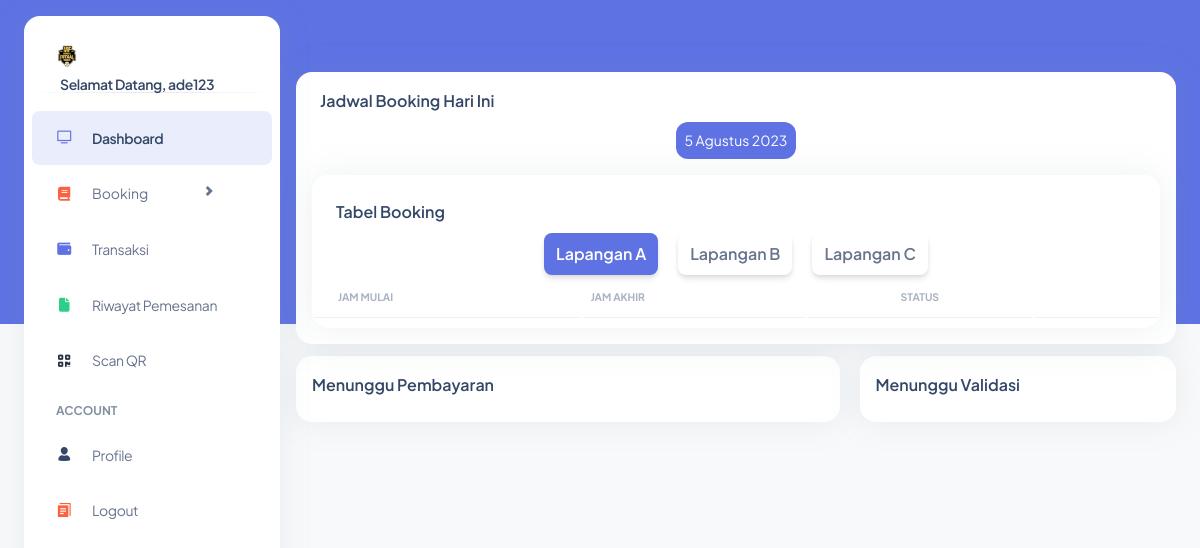
The page /index.php?page=dashboard (signed in) on the database its author committed.
### tables this page shows
CREATE TABLE `tbl_fields` (
  `id_field` int(11) NOT NULL,
  `field_code` text NOT NULL,
  `field_name` varchar(30) NOT NULL,
  `status` enum('Aktif','Tidak Aktif') NOT NULL,
  `qrcode` text DEFAULT NULL
);

### services/database.php (called while the page is built, shortened)
<?php
 class Database{
    protected $user = "root";
    protected $pass = "";
    protected $server = "localhost";
    protected $database = "murdaz_futsal";
    public function __construct()
    {
        $this->connect = mysqli_connect($this->server, $this->user, $this->pass, $this->database);
    }
 }
?>

### core/FieldController.php (called while the page is built, shortened)
<?php
$root = dirname(__DIR__);
include_once "$root/services/database.php";
class FieldController extends Database{
    public function get_field($request = ""){
        if ($request) {
            $query = mysqli_query($this->connect, "select * from tbl_fields where status = '$request'");
            while($row = mysqli_fetch_array($query)){
                $result[] = $row;
            }
            return $result ?? [];
        }
        return $result ?? [];
    }
}
?>

### pages/dashboard.php (the view, shortened to what this page needs)
<?php
  include_once "./layouts/main-header.php";
  include_once "./layouts/main-sidebar.php";
  include_once "./core/TransactionController.php";
  include_once "./core/FieldController.php";
  $field = new FieldController();
  $field_result = $field->get_field("Aktif");
?>
<body class="m-0 font-sans text-base antialiased font-normal dark:bg-slate-900 leading-default bg-gray-50 text-slate-500">
    <main class="relative h-full max-h-screen transition-all duration-200 ease-in-out xl:ml-68 rounded-xl">
      <div class="w-full px-6 py-6 mx-auto">
        <div class="flex flex-col mt-6 -mx-3">
          <div class="w-full max-w-full px-3 mt-0 lg:w-12/12 lg:flex-none">
            <div class="border-black/12.5 dark:bg-slate-850 dark:shadow-dark-xl shadow-xl relative z-20 flex min-w-0 flex-col break-words rounded-2xl border-0 border-solid bg-white bg-clip-border">
              <div class="border-black/12.5 mb-0 rounded-t-2xl border-b-0 border-solid p-6 pt-4 pb-0">
                <h6 class="capitalize dark:text-white">Jadwal Booking Hari ini</h6>
                <p id="date-booking" class=" mb-0 text-sm leading-normal py-2 px-2 rounded-3 text-white dark:opacity-60 text-center mx-auto bg-[#5E72E4]" style="width: 120px;">
                </p>
              </div>
              <div class="flex-auto p-4">
              <div class="relative flex flex-col w-full min-w-0 mb-0 break-words bg-white border-0 border-transparent border-solid shadow-xl rounded-2xl bg-clip-border">
                  <div class="p-6 pb-0 mb-0 bg-white rounded-t-2xl">
                    <h6>Tabel Booking</h6>
                  </div>
                  <div class="flex-auto px-0 pt-0 pb-2">
                    <div class="p-0 overflow-x-auto">
                      <div class="mx-auto flex justify-center gap-5 ">
                      <?php
                          foreach ($field_result as $field) {
                        ?>
                          <button onclick="changeField(this,<?= $field['id_field'] ?>)" class="btn-field text-slate-500 py-2 px-3  shadow-sm rounded-2 font-semibold"><?= $field['field_name']; ?></button>
                      <?php }?>
                      </div>
                      <table class="items-center w-full mb-0 align-top border-gray-200 text-slate-500">
                        <thead class="align-bottom">
                          <tr>
                            <th class="px-6 py-3 font-bold text-left uppercase align-middle bg-transparent border-b border-gray-200 shadow-none text-xxs border-b-solid tracking-none whitespace-nowrap text-slate-400 opacity-70">Jam Mulai</th>
                            <th class="px-6 py-3 pl-2 font-bold text-left uppercase align-middle bg-transparent border-b border-gray-200 shadow-none text-xxs border-b-solid tracking-none whitespace-nowrap text-slate-400 opacity-70">Jam Akhir</th>
                            <th class="px-6 py-3 font-bold text-center uppercase align-middle bg-transparent border-b border-gray-200 shadow-none text-xxs border-b-solid tracking-none whitespace-nowrap text-slate-400 opacity-70">Status</th>
                            <th class="px-6 py-3 font-semibold capitalize align-middle bg-transparent border-b border-gray-200 border-solid shadow-none tracking-none whitespace-nowrap text-slate-400 opacity-70"></th>
                          </tr>
                        </thead>
                      </table>
                    </div>
                  </div>
                </div>
              </div>
            </div>
          </div>
          <div class="flex w-full justify-center gap-5 px-3 ">
            <div class="flex flex-wrap mt-3 -mx-3 w-full">
              <div class="w-full max-w-full px-3  mt-0 mb-6 lg:mb-0  lg:flex-none">
                <div class="relative flex flex-col min-w-0 break-words bg-white border-0 border-solid shadow-xl dark:bg-slate-850 dark:shadow-dark-xl dark:bg-gray-950 border-black-125 rounded-2xl bg-clip-border">
                  <div class="p-4 pb-0 mb-0 rounded-t-4">
                    <div class="flex justify-between">
                      <h6 class="mb-2 dark:text-white">Menunggu Pembayaran</h6>
                    </div>
                  </div>
                  <div class="overflow-x-auto">
                  </div>
                </div>
              </div>
            </div>
            <div class="flex flex-wrap mt-3 -mx-3 w-3/5">
              <div class="w-full max-w-full px-3  mt-0 mb-6 lg:mb-0 lg:flex-none">
                <div class="relative flex flex-col min-w-0 break-words bg-white border-0 border-solid shadow-xl dark:bg-slate-850 dark:shadow-dark-xl dark:bg-gray-950 border-black-125 rounded-2xl bg-clip-border">
                  <div class="p-4 pb-0 mb-0 rounded-t-4">
                    <div class="flex justify-between">
                      <h6 class="mb-2 dark:text-white">Menunggu Validasi</h6>
                    </div>
                  </div>
                  <div class="overflow-x-auto">
                  </div>
                </div>
              </div>
            </div>
          </div>
      </div>
    </main>
<?php
  include_once "./layouts/main-footer.php";
?>

### rows shown on the page
tbl_fields: field_name "Lapangan A"
tbl_fields: field_name "Lapangan B"
tbl_fields: field_name "Lapangan C"

### other values the page prints
$_SESSION['username'] "ade123"
